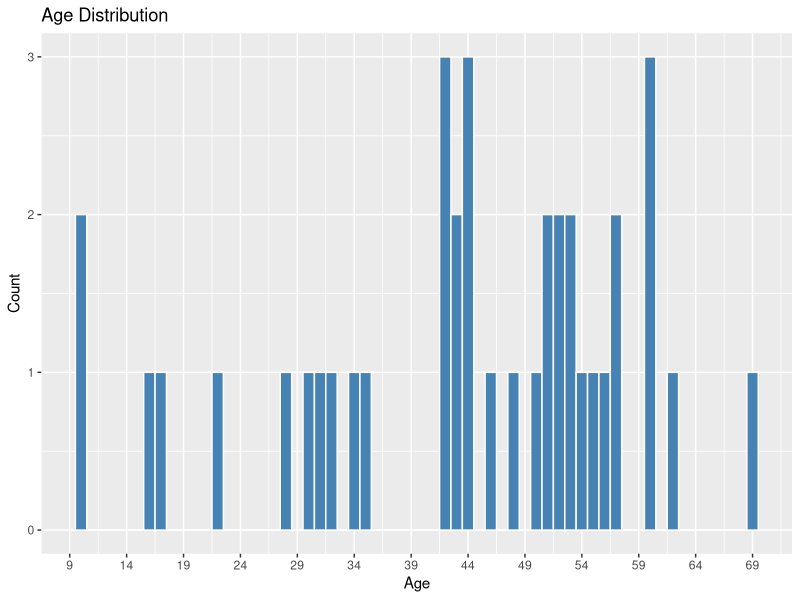
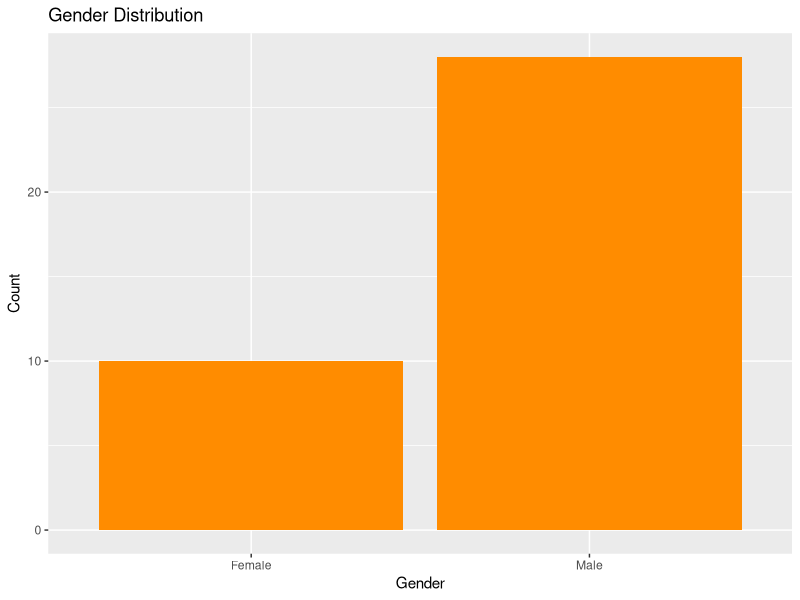

Recreate these plots in R, in order.
## ---- chunk 1
library(tidyverse)  # data import, cleaning, and summaries
library(survival)  # survival-analysis tools for the later Cox model
knitr::opts_chunk$set(collapse = TRUE, comment = "#")  # cleaner printed output
## ---- chunk 2
kidney_raw <- read_csv(
  "data/kidrecurr.csv",  # read the kidney recurrence dataset
  show_col_types = FALSE,  # suppress column type messages when knitting
  locale = locale(encoding = "UTF-8")  # safely handle the BOM-tainted header
)

names(kidney_raw)[1] <- "patient"  # clean the first column name

kidney <- kidney_raw %>%
  mutate(
    patient = as.integer(patient),  # patient identifier
    time1 = as.numeric(time1),  # first follow-up time
    infect1 = as.integer(infect1),  # first-interval event flag
    time2 = as.numeric(time2),  # second follow-up time
    infect2 = as.integer(infect2),  # second-interval event flag
    age = as.numeric(age),  # baseline age
    gender = factor(gender, levels = c(0, 1), labels = c("Female", "Male")),  # label sex code
    gn = factor(gn, levels = c(0, 1), labels = c("No", "Yes")),  # glomerulonephritis flag
    an = factor(an, levels = c(0, 1), labels = c("No", "Yes")),  # analgesic nephropathy flag
    pkd = factor(pkd, levels = c(0, 1), labels = c("No", "Yes"))  # polycystic kidney disease flag
  )
## ---- chunk 3
kidney_preview <- kidney %>%
  slice_head(n = 6)  # preview the first six rows
## ---- chunk 4
kidney_preview
## ---- chunk 5
age_plot <- kidney %>%
  ggplot(aes(x = age)) +
  geom_histogram(binwidth = 1, fill = "steelblue", color = "white") +
  scale_x_continuous(
    breaks = seq(9, 75, by = 5)
  ) +
  labs(title = "Age Distribution", x = "Age", y = "Count")

gender_plot <- kidney %>%
  ggplot(aes(x = gender)) +
  geom_bar(fill = "darkorange") +
  labs(title = "Gender Distribution", x = "Gender", y = "Count")
## ---- chunk 6
print(age_plot)
print(gender_plot)
## ---- chunk 7
kidney_summary <- kidney %>%
  summarise(
    patients = n(),  # total number of patients
    first_events = sum(infect1 == 1, na.rm = TRUE),  # number with a first infection
    censored_first_interval = sum(infect1 == 0, na.rm = TRUE),  # number censored in interval 1
    median_time1 = median(time1, na.rm = TRUE),  # median first follow-up time
    median_age = median(age, na.rm = TRUE)  # median baseline age
  )
## ---- chunk 8
kidney_summary
